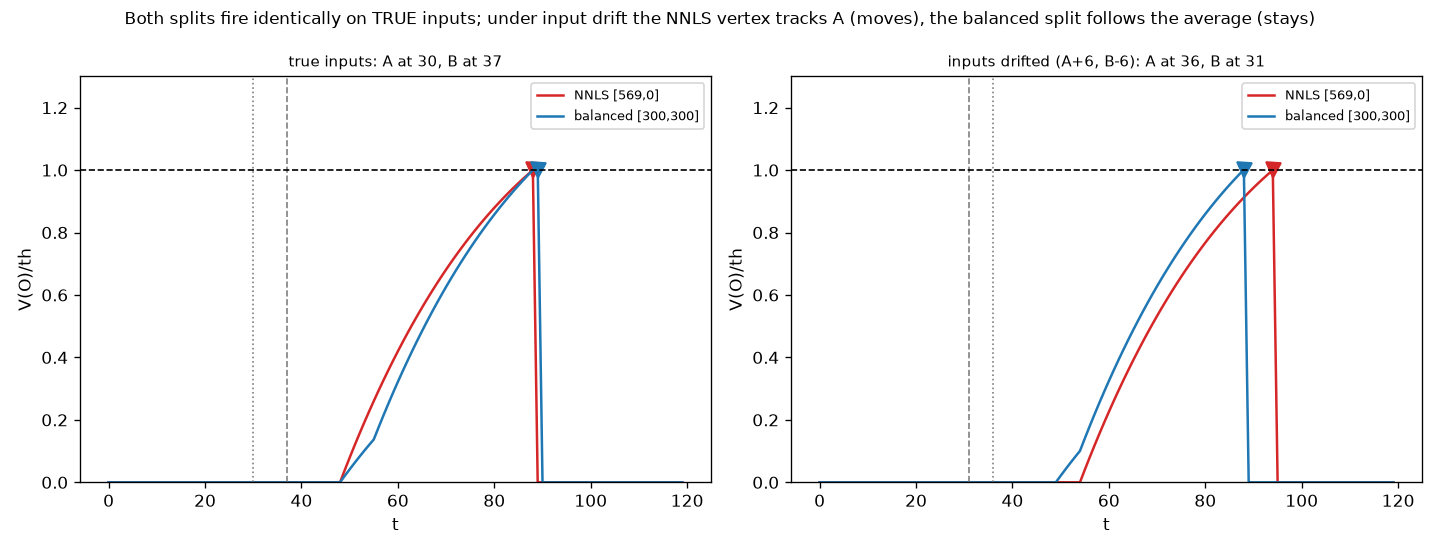

The script that saved this image:
"""EXACTLY why the correlated-input reconstruction fails.

Topology:  A -> O,  B -> O   (two sources into one LIF output).
A fires 30,130,230 ; B fires 30+d,130+d,230+d ; true weights balanced [300,300].

The failure has one cause: the reconstruction is UNDER-DETERMINED.  The output
fires periodically, so every output-spike constraint is the SAME equation
    w_A·a1 + w_B·a2 = th
(a1,a2 = the two inputs' PSP contributions at the crossing).  That is ONE equation
in TWO unknowns -> a whole LINE of weight pairs reproduces the output on the true
inputs.  NNLS picks a VERTEX of that line (all weight on A), which makes the output
track A alone -> when the sim drifts the inputs, the crossing moves the full drift.
The balanced interior point follows the average and barely moves.
"""

import sys, os
sys.path.insert(0, "/workspace/project/gradient_study")
os.environ.setdefault("MPLBACKEND", "Agg")
import numpy as np
import matplotlib.pyplot as plt
from scipy.optimize import nnls
from grad_method import lif_tangent, TH, DIR
import grad_unified as U

T = 360
hk = U.hk
DELTA = 7


def inputs(shift=0):
    ia = np.zeros((2, T), bool)
    for base in (30, 130, 230):
        ia[0, base + shift] = True
        ia[1, base + DELTA - shift] = True
    return ia


def out(wA, wB, shift=0):
    ia = inputs(shift)
    V, sp, _ = lif_tangent(np.array([wA, wB], float), ia, T)
    return V, sp


def main():
    ia = inputs()
    Vt, sp_true, _ = lif_tangent(np.array([300., 300.]), ia, T)
    print(f"true [300,300] output spikes: {sp_true}")

    # the reconstruction matrix A (one row per output spike)
    preA = [30, 130, 230]; preB = [30 + DELTA, 130 + DELTA, 230 + DELTA]
    prev = 0; rows = []
    for Tj in sp_true:
        a1 = sum(hk(Tj - t) for t in preA if prev < t < Tj)
        a2 = sum(hk(Tj - t) for t in preB if prev < t < Tj)
        rows.append([a1, a2]); prev = Tj
    A = np.array(rows)
    print(f"\nA-matrix rows (one per output spike):")
    for r in A:
        print(f"   [{r[0]:.5f}, {r[1]:.5f}]")
    print(f"rank(A) = {np.linalg.matrix_rank(A)}  (rows identical -> ONE equation, TWO unknowns)")
    a1, a2 = A[0]
    print(f"\nthe single equation:  w_A·{a1:.4f} + w_B·{a2:.4f} = th={TH}")
    print(f"  -> a LINE of solutions.  Any of these reproduce the output on true inputs:")

    w_nnls, _ = nnls(A, np.full(len(A), TH))
    splits = {
        "NNLS  (vertex, all on A)": w_nnls,
        "balanced (interior)":      np.array([TH / (a1 + a2)] * 2),
        "true":                     np.array([300., 300.]),
        "all on B (other vertex)":  np.array([0.0, TH / a2]),
    }
    print(f"\n  {'split':26s} {'V(t*) true':>11s} {'out spikes':>16s} "
          f"{'drift dt/dd':>12s}")
    for name, w in splits.items():
        _, sp0 = out(*w, shift=0)
        _, spp = out(*w, shift=+4)
        _, spm = out(*w, shift=-4)
        dvdd = ((spp[0] - spm[0]) / 8.0) if (spp and spm) else float("nan")
        vts = a1 * w[0] + a2 * w[1]                # V_sub at the crossing (per weight sum)
        print(f"  {name:26s} {vts/TH:>10.3f}x {str(sp0[:3]):>16s} {dvdd:>12.2f}")

    # ── figure: output voltage under NNLS vs balanced, true vs drifted inputs ──
    fig, ax = plt.subplots(1, 2, figsize=(12, 4.6))
    for a, shift, title in [(ax[0], 0, "true inputs"), (ax[1], 6, "inputs drifted (A+6, B-6)")]:
        for name, w, c in [("NNLS [%.0f,%.0f]" % tuple(w_nnls), w_nnls, "C3"),
                           ("balanced [%.0f,%.0f]" % (TH/(a1+a2), TH/(a1+a2)),
                            np.array([TH/(a1+a2)]*2), "C0")]:
            V, sp = out(*w, shift=shift)
            a.plot(V[:120] / TH, color=c, label=name)
            if sp:
                a.plot(sp[0], 1.0, "v", color=c, ms=9)
        # mark input arrival times
        a.axvline(30 + shift, color="gray", ls=":", lw=1)
        a.axvline(30 + DELTA - shift, color="gray", ls="--", lw=1)
        a.axhline(1.0, color="k", ls="--", lw=1)
        a.set_title(f"{title}: A at {30+shift}, B at {30+DELTA-shift}", fontsize=9)
        a.set_xlabel("t"); a.set_ylabel("V(O)/th"); a.legend(fontsize=8); a.set_ylim(0, 1.3)
    fig.suptitle("Both splits fire identically on TRUE inputs; under input drift the NNLS "
                 "vertex tracks A (moves), the balanced split follows the average (stays)",
                 fontsize=10)
    fig.tight_layout(); fig.savefig(f"{DIR}/grad_fragility_why.png", dpi=120)
    print(f"\nwrote {DIR}/grad_fragility_why.png")


if __name__ == "__main__":
    main()
